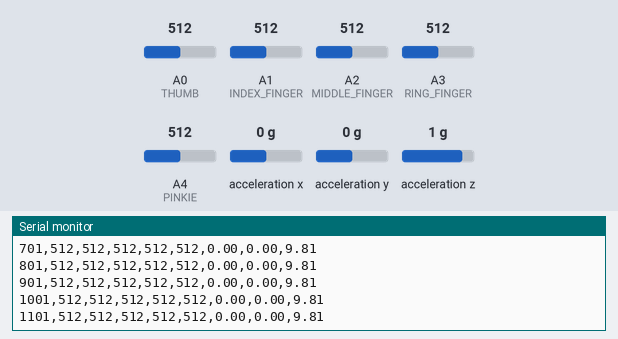
Bench run of a sketch on a simulated Arduino Uno, built with avr-gcc and run on an emulated ATmega328P. On the bench: the last lines printed to the serial monitor. Inputs (shaded band) come from the test bench; at power-on: acceleration x 0 g, A0 (THUMB) = 512, A1 (INDEX_FINGER) = 512, A2 (MIDDLE_FINGER) = 512, A3 (RING_FINGER) = 512, A4 (PINKIE) = 512, acceleration y 0 g, acceleration z 1 g.

Above: at 1.2 s.
1.3 s: acceleration x set to -1.4 g
At 1.31 s:
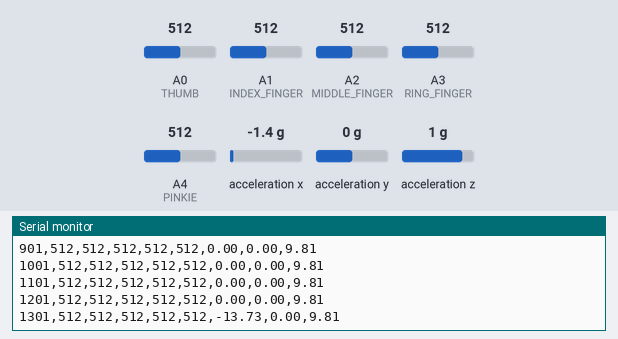
2.8 s: A0 (THUMB) set to 716
At 2.81 s:
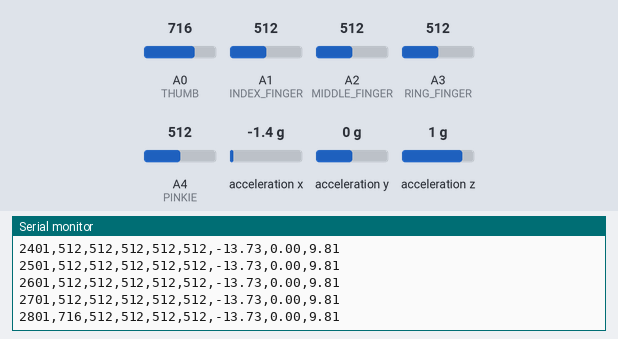
4.3 s: A1 (INDEX_FINGER) set to 716
At 4.31 s:
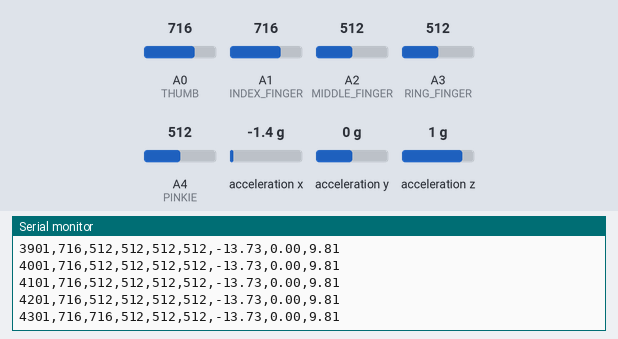
5.8 s: A2 (MIDDLE_FINGER) set to 716
At 5.81 s:
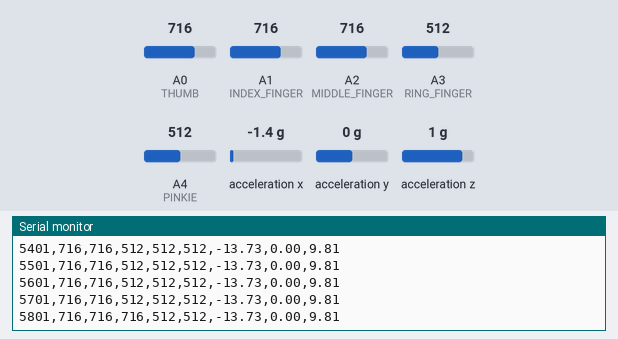
7.3 s: A3 (RING_FINGER) set to 716
At 7.31 s:
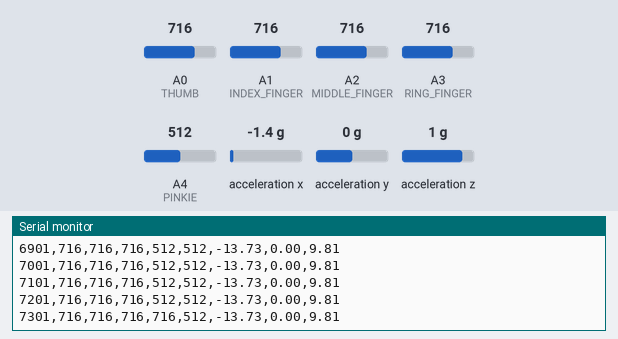
8.8 s: A4 (PINKIE) set to 716
At 8.81 s:
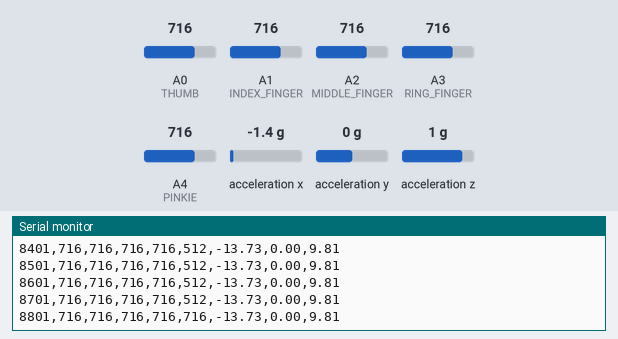
Timing chart, 0 to 11.3 s (numbered marks = the images above; inputs shaded):
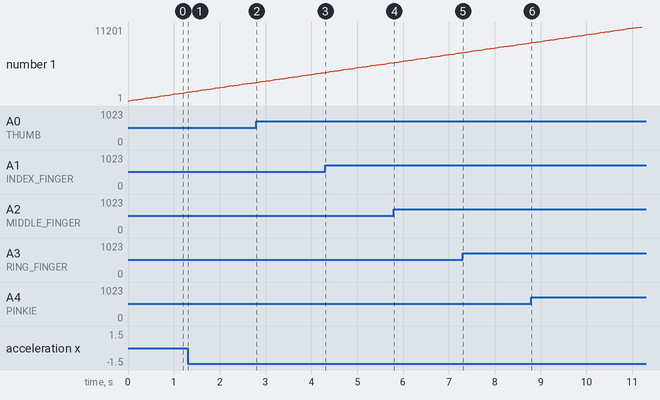

Measured:
- after the input at 1.3 s, the serial monitor: prints a new line at once (image 1)
- after the input at 2.8 s, the serial monitor: prints a new line at once (image 2)
- after the input at 4.3 s, the serial monitor: prints a new line at once (image 3)
- after the input at 5.8 s, the serial monitor: prints a new line at once (image 4)
- after the input at 7.3 s, the serial monitor: prints a new line at once (image 5)
- after the input at 8.8 s, the serial monitor: prints a new line at once (image 6)

The sketch:

test_glove.ino
```cpp
#include <Wire.h>
#include <Adafruit_Sensor.h>
#include <Adafruit_ADXL345_U.h>
#include <time.h>

Adafruit_ADXL345_Unified accel = Adafruit_ADXL345_Unified(12345);

const int THUMB = A0; //pin A0 to read analog input
const int INDEX_FINGER = A1;
const int MIDDLE_FINGER = A2;
const int RING_FINGER = A3;
const int PINKIE = A4;

//Variables:
int thumb_value;
int ind_finger_value;
int mid_finger_value;
int ring_finger_value;
int pinkie_value;
time_t start;
void setup(){
  Serial.begin(9600);       //Begin serial communication

  if(!accel.begin())
  {
    /* There was a problem detecting the ADXL345 ... check your connections */
    Serial.println("Ooops, no ADXL345 detected ... Check your wiring!");
    while(1);
  }

  accel.setRange(ADXL345_RANGE_16_G);
  start = millis();
}

void loop(){

  if ((millis() - start) % 100 == 0)
  {
    sensors_event_t event;
  accel.getEvent(&event);

  thumb_value = analogRead(THUMB);         //Read and save analog value from potentiometer
  ind_finger_value = analogRead(INDEX_FINGER);
  mid_finger_value = analogRead(MIDDLE_FINGER);
  ring_finger_value = analogRead(RING_FINGER);
  pinkie_value = analogRead(PINKIE);
  Serial.print(millis()); Serial.print(",");
  Serial.print(thumb_value); Serial.print(",");
  Serial.print(ind_finger_value); Serial.print(",");
  Serial.print(mid_finger_value); Serial.print(",");
  Serial.print(ring_finger_value); Serial.print(",");
  Serial.print(pinkie_value); Serial.print(",");

  Serial.print(event.acceleration.x); Serial.print(",");
  Serial.print(event.acceleration.y); Serial.print(",");
  Serial.print(event.acceleration.z); Serial.println();
  }
                         //Small delay
}
```
